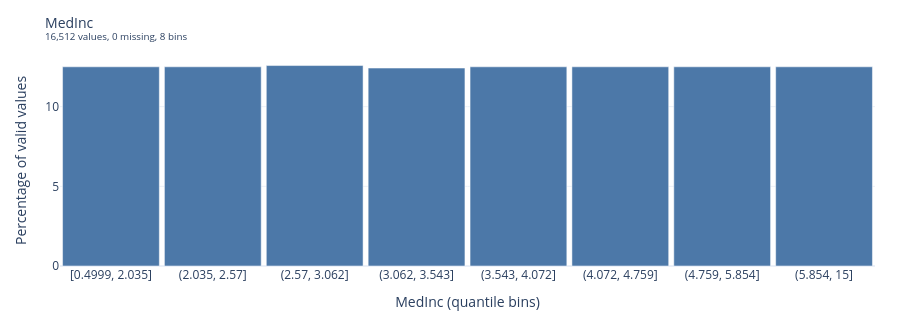

Source (notebook cell):
### Code cell
# A numeric feature.
show_charts(
    profiling.plots.histogram_figure(distributions["MedInc"], show_percentage=True),
    profiling.histogram_figure(distributions["MedInc"], show_percentage=True),
    "A4_histogram_MedInc",
    folder=DISTRIBUTION_FOLDER,
)

### Figure 1 — Plotly figure (JSON) as saved in the notebook; plotly's stock layout.template omitted (floating-point values rounded to 4 significant figures)
{"data": [{"hovertemplate": "%{x}<br>%{y:.3f}%<extra></extra>", "marker": {"color": "#4C78A8"}, "type": "bar", "x": ["[0.4999, 2.035]", "(2.035, 2.57]", "(2.57, 3.062]", "(3.062, 3.543]", "(3.543, 4.072]", "(4.072, 4.759]", "(4.759, 5.854]", "(5.854, 15]"], "y": [12.5, 12.5, 12.58, 12.42, 12.5, 12.5, 12.5, 12.5]}], "layout": {"bargap": 0.05, "height": 320, "hoverlabel": {"font": {"size": 12}}, "margin": {"b": 50, "l": 60, "r": 25, "t": 55}, "separators": ".,", "showlegend": false, "title": {"font": {"size": 14}, "text": "MedInc<br><sup>16,512 values, 0 missing, 8 bins</sup>"}, "xaxis": {"title": {"text": "MedInc (quantile bins)"}, "type": "category"}, "yaxis": {"rangemode": "tozero", "title": {"text": "Percentage of valid values"}}}}
